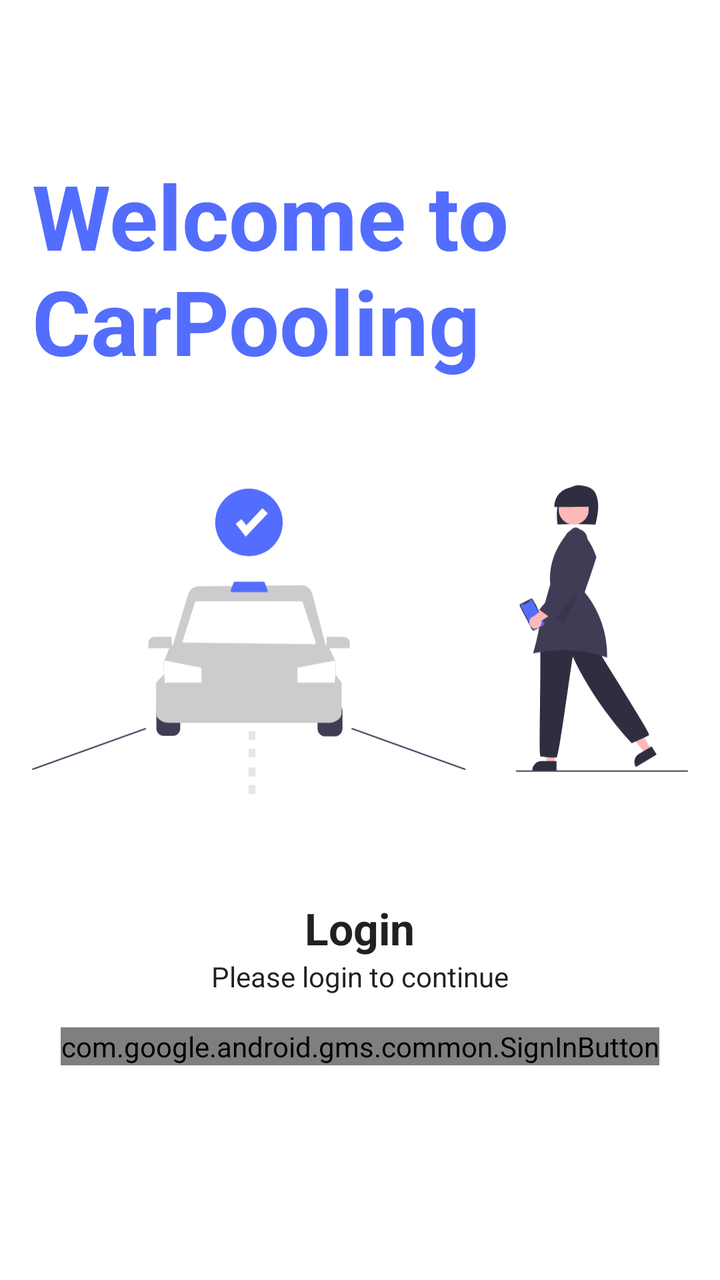
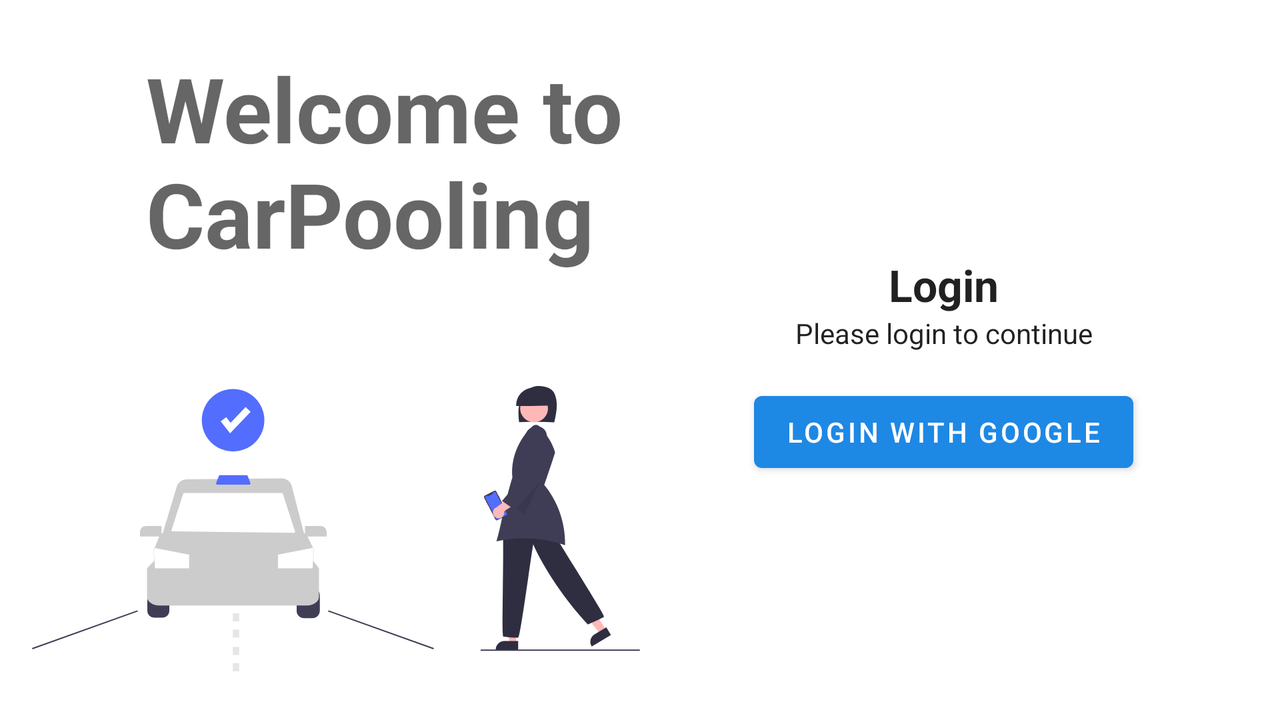

First picture: res/layout/ on a phone held upright. Second picture: the repository's own variant of that layout, on a device whose configuration matches the variant's folder. Source for both follows.
<!-- AndroidManifest.xml: application theme Theme.CarPooling_09 -->
<!-- res/layout/fragment_login.xml -->
<?xml version="1.0" encoding="utf-8"?>
<LinearLayout xmlns:android="http://schemas.android.com/apk/res/android"
    xmlns:tools="http://schemas.android.com/tools"
    android:layout_width="match_parent"
    android:layout_height="match_parent"
    android:gravity="center"
    android:weightSum="5"
    android:orientation="vertical"
    android:layout_margin="16dp"
    tools:context=".ui.login.LoginFragment">

    <TextView
        android:layout_width="match_parent"
        android:layout_height="0dp"
        android:layout_weight="1.5"
        android:gravity="bottom"
        android:paddingBottom="@dimen/small_2x"
        android:text="@string/login_welcome_message"
        android:textAppearance="@style/TextAppearance.AppCompat.Display2"
        android:textColor="@color/blue"
        android:textStyle="bold" />


    <ImageView
        android:id="@+id/welcome_image"
        android:layout_width="match_parent"
        android:layout_height="0dp"
        android:maxHeight="20dp"
        android:layout_weight="2"
        android:contentDescription="@string/login_welcome_image_content_description"
        android:src="@drawable/login_welcome_image" />

    <LinearLayout
        android:id="@+id/layout_login"
        android:layout_width="match_parent"
        android:layout_height="0dp"
        android:layout_weight="1.5"

        android:gravity="center_horizontal"
        android:orientation="vertical"
        android:paddingTop="8dp">

        <TextView
            android:layout_width="wrap_content"
            android:layout_height="wrap_content"

            android:text="@string/login"
            android:textAppearance="@style/TextAppearance.AppCompat.Large"
            android:textStyle="bold" />

        <TextView
            android:layout_width="wrap_content"
            android:layout_height="wrap_content"
            android:gravity="start"
            android:text="@string/login_subtitle"
            android:textAppearance="@style/TextAppearance.AppCompat.Body1" />








        <com.google.android.gms.common.SignInButton
            android:id="@+id/button_login"
            android:layout_width="wrap_content"
            android:layout_height="wrap_content"
            android:layout_marginTop="@dimen/medium_4x"
            />

    </LinearLayout>


</LinearLayout>
<!-- resources referenced by this layout -->
<resources>
  <color name="blue">#536DFE</color>
  <dimen name="medium_4x">16dp</dimen>
  <dimen name="small_2x">8dp</dimen>
  <!-- drawable login_welcome_image: vector/xml drawable (drawable, 8078 chars, omitted) -->
  <string name="login">Login</string>
  <string name="login_subtitle">Please login to continue</string>
  <string name="login_welcome_image_content_description">A woman enters inside a car</string>
  <string name="login_welcome_message">Welcome to <br />CarPooling</string>
  <style name="Theme.CarPooling_09" parent="Theme.MaterialComponents.Light">
          
          <item name="colorPrimary">#1E88E5</item>
          <item name="colorPrimaryVariant">#1180E1</item>
          <item name="colorOnPrimary">@color/white</item>
          
          <item name="colorSecondary">@color/teal_200</item>
          <item name="colorSecondaryVariant">@color/teal_700</item>
          <item name="colorOnSecondary">@color/black</item>
          
          <item name="android:statusBarColor" tools:targetApi="l">?attr/colorPrimaryVariant</item>
          
      </style>
  <color name="white">#FFFFFFFF</color>
  <color name="teal_200">#FF03DAC5</color>
  <color name="teal_700">#FF018786</color>
  <color name="black">#FF000000</color>
</resources>
<!-- res/layout-land/fragment_login.xml (the repository's variant of the layout above) -->
<!-- drawn on the phone turned sideways -->
<?xml version="1.0" encoding="utf-8"?>
<LinearLayout xmlns:android="http://schemas.android.com/apk/res/android"
    xmlns:app="http://schemas.android.com/apk/res-auto"
    xmlns:tools="http://schemas.android.com/tools"
    android:layout_width="match_parent"
    android:layout_height="match_parent"
    android:layout_margin="16dp"
    android:layout_weight="2"
    android:gravity="center"
    android:orientation="horizontal"
    tools:context=".ui.login.LoginFragment"
    android:baselineAligned="false">

    <LinearLayout
        android:layout_width="0dp"
        android:layout_height="match_parent"
        android:layout_weight="1"
        android:gravity="center"
        android:orientation="vertical"
        android:paddingTop="8dp">

        <TextView
            android:layout_width="match_parent"
            android:layout_height="wrap_content"
            android:layout_marginStart="38dp"
            android:layout_marginLeft="38dp"
            android:layout_marginBottom="48dp"
            android:text="@string/login_welcome_message"
            android:textAppearance="@style/TextAppearance.AppCompat.Display2"
            android:textStyle="bold"
            />

        <ImageView
            android:id="@+id/welcome_image"
            android:layout_width="match_parent"
            android:layout_height="match_parent"
            android:layout_gravity="bottom"
            android:contentDescription="@string/login_welcome_image_content_description"
            android:src="@drawable/login_welcome_image" />

    </LinearLayout>

    <LinearLayout
        android:layout_width="0dp"
        android:layout_height="match_parent"
        android:layout_weight="1"
        android:gravity="center"
        android:orientation="vertical"
        android:paddingTop="8dp">

        <TextView
            android:layout_width="wrap_content"
            android:layout_height="wrap_content"

            android:text="@string/login"
            android:textAppearance="@style/TextAppearance.AppCompat.Large"
            android:textStyle="bold" />

        <TextView
            android:layout_width="wrap_content"
            android:layout_height="wrap_content"
            android:gravity="start"
            android:text="@string/login_subtitle"
            android:textAppearance="@style/TextAppearance.AppCompat.Body1" />

        <Button
            android:id="@+id/button_login"
            android:layout_width="wrap_content"
            android:layout_height="wrap_content"
            android:layout_marginTop="@dimen/medium_4x"
            android:text="Login with Google" />
    </LinearLayout>


</LinearLayout>
<!-- resources referenced by the variant -->
<!-- as the phone turned sideways resolves them -->
<resources>
  <dimen name="medium_4x">16dp</dimen>
  <!-- drawable login_welcome_image: vector/xml drawable (drawable, 8078 chars, omitted) -->
  <string name="login">Login</string>
  <string name="login_subtitle">Please login to continue</string>
  <string name="login_welcome_image_content_description">A woman enters inside a car</string>
  <string name="login_welcome_message">Welcome to <br />CarPooling</string>
  <style name="Theme.CarPooling_09" parent="Theme.MaterialComponents.Light">
          
          <item name="colorPrimary">#1E88E5</item>
          <item name="colorPrimaryVariant">#1180E1</item>
          <item name="colorOnPrimary">@color/white</item>
          
          <item name="colorSecondary">@color/teal_200</item>
          <item name="colorSecondaryVariant">@color/teal_700</item>
          <item name="colorOnSecondary">@color/black</item>
          
          <item name="android:statusBarColor" tools:targetApi="l">?attr/colorPrimaryVariant</item>
          
      </style>
  <color name="white">#FFFFFFFF</color>
  <color name="teal_200">#FF03DAC5</color>
  <color name="teal_700">#FF018786</color>
  <color name="black">#FF000000</color>
</resources>
